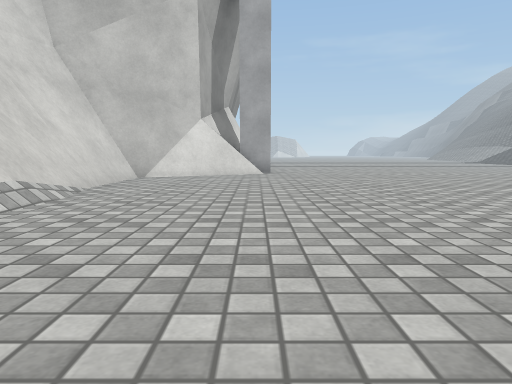
view 1 (above)

16 first-person views from a walk through a 3-D level made in the Unity game engine. The camera is 0.64 m above the floor, tilts 6° down and sees 70° across. The floor is counted in squares, 1 m on a side. Each view is taken from the middle of a square. On the plan, view 1 faces up. The plan holds only what a view shows up to about 10 squares ahead; the rest is blank. The place goes on beyond the plan. Surface patterns are stand-ins for the level's own textures.

view 2
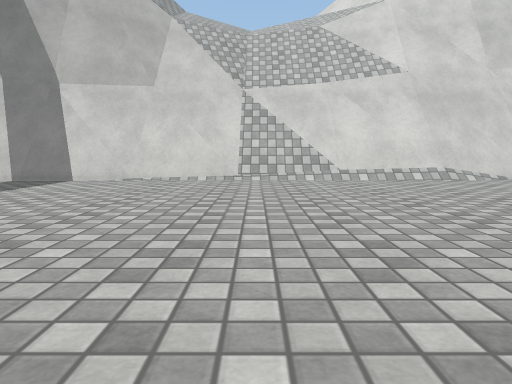

view 3
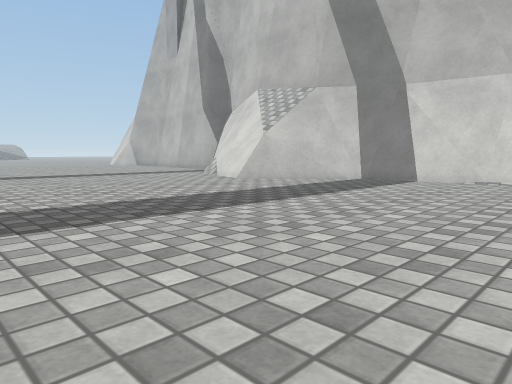

view 4
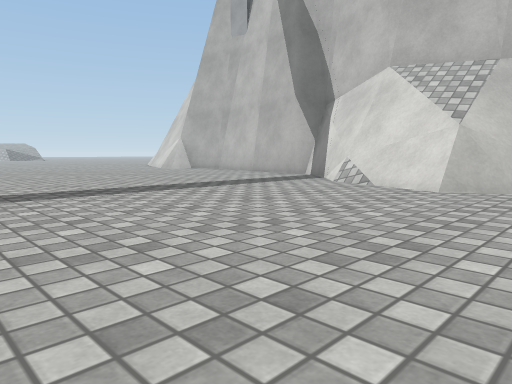

view 5
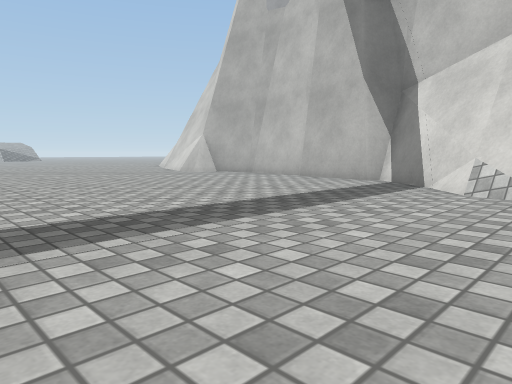

view 6
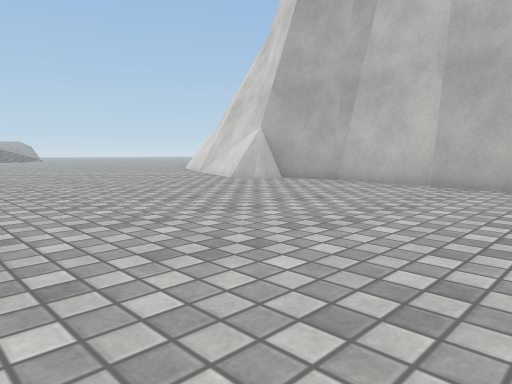

view 7
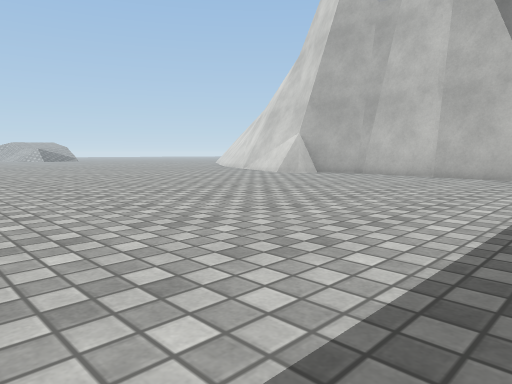

view 8
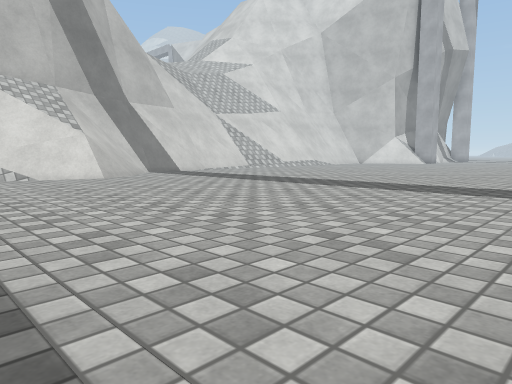

view 9
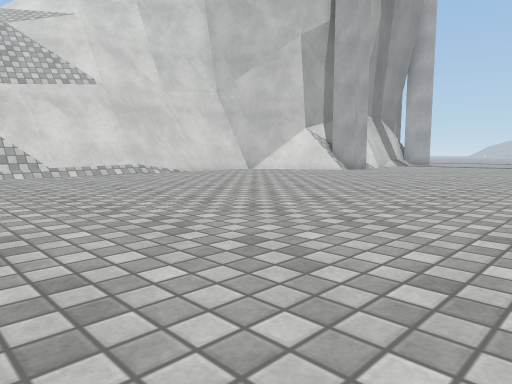

view 10
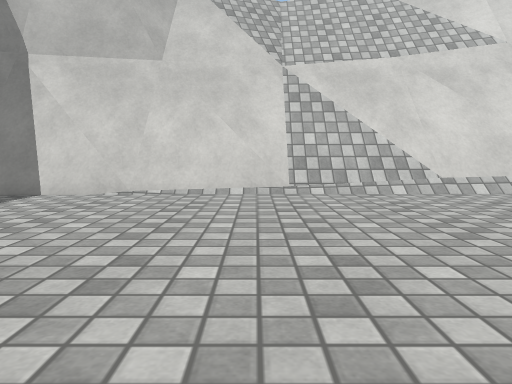

view 11
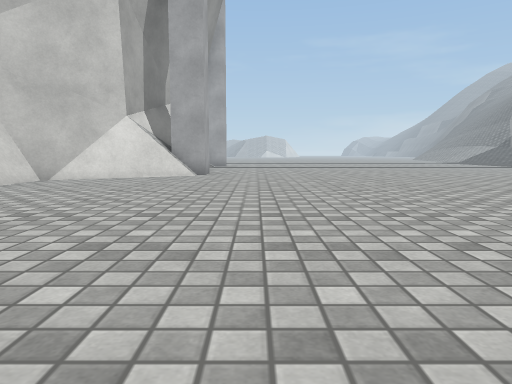

view 12
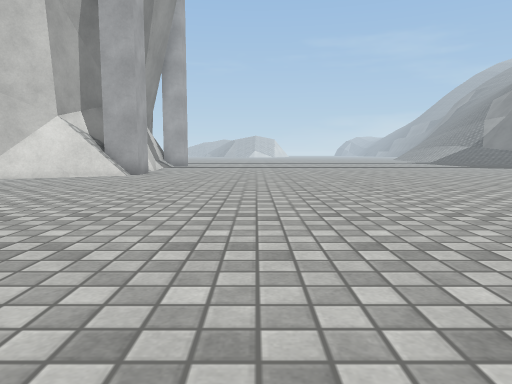

view 13
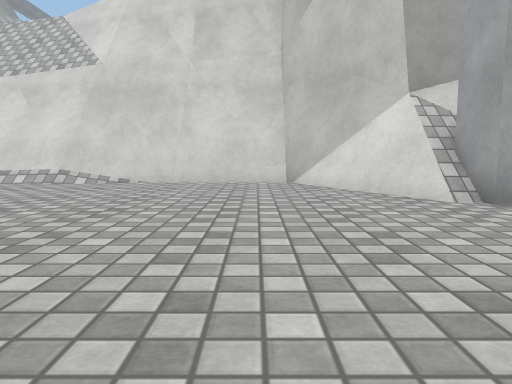

view 14
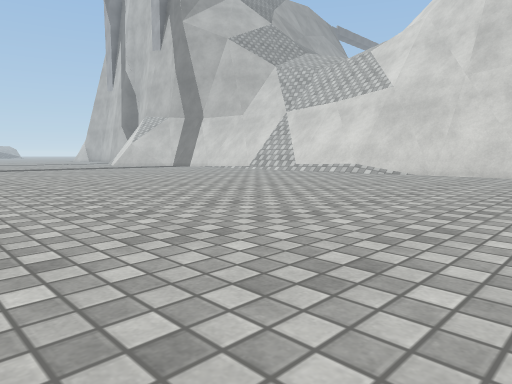

view 15
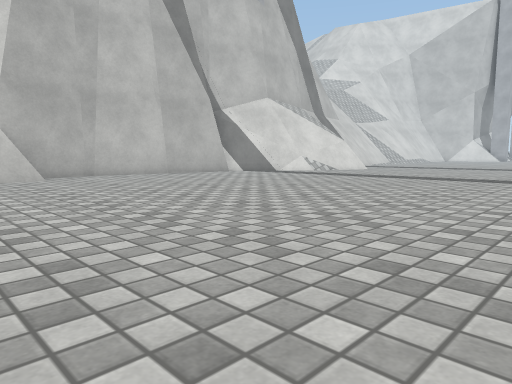

view 16
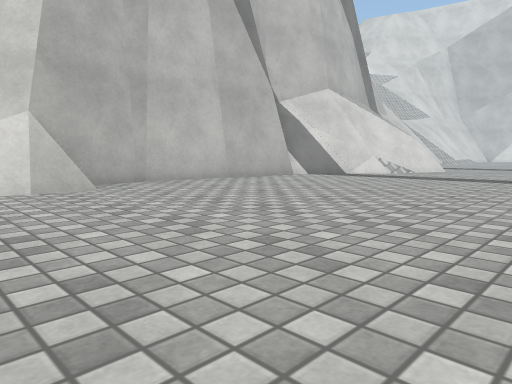

### Floor plan
Points are (right, up) in squares from view 1. A wall is a line through its corners. A room is listed if a view was taken in it or the views show most of it. See-through windows are left out.
Room 1 (views 1, 2, 3, 4, 5, 6, 7, 8, 9, 10, 11, 12, 13, 14, 15, 16)
walls: (-0.8, -8.1) (-1.8, -10.8); (-1.2, -7.5) (-1, -7.9) (-2, -10.8); (-1.3, -7.7) (-1, -8.2); (-2.8, -5.5) (-2.6, -6.2); (-2.9, -5.4) (-2.8, -6.3) (-1.2, -7.7); (-3, -3.3) (-2.9, -5.8); (-3.2, -3.5) (-3, -5.7); (-3.2, -5.5) (-3, -6.3) (-1.2, -7.9) (-2.2, -10.7); (-3.3, -2.9) (-3.1, -3.8); (-3.4, -4.5) (-3.4, -5.4); (-3.5, -3) (-3.2, -3.9); (-3.4, -1.2) (-3.4, -3); (-3.4, -0.9) (-3.2, -3); (-1.8, -10.7) (-3.6, -13.1) (-3.2, -13.4) (-3.9, -17.9) (-3.4, -19.8) (-2.9, -19.8) (-3, -20.4); (-2, -10.6) (-2.4, -11.4); (-3.7, -1.2) (-3.6, -3.1); (-3.5, -0.3) (-3.4, -1.1); (-3.8, -0.4) (-3.6, -1.4); (-3.6, 2.2) (-3.6, 1.5); (-3.9, 2.2) (-3.9, 1.2); (-4.1, 2.2) (-4.1, 1.1); (-3.4, 4.3) (-3.3, 2.1); (-3.7, 3.9) (-3.6, 2.1); (-3.5, 4.7) (-3.6, 4.1) (-3.4, 2.1); (-3.8, 4.7) (-3.8, 3.7); (-3.9, 5.9) (-3.8, 4.6); (-0.7, 11.6) (-2.6, 10.5); (-3.9, 9.4) (-3.6, 4.6); (-3.8, 9.5) (-3.4, 4.6); (-1.1, 11.5) (-2.4, 10.8); (-3.6, 9.8) (-3.8, 8.8); (-2.2, 10.9) (-4.1, 9.3); (-3.8, -17.7) (-3.8, -18.2); (-2.8, -19.8) (-2.8, -20.4); (-2.9, -20.3) (-3.1, -20.8); (-3.1, -20.2) (-3.3, -20.7)
low walls: (-1.1, -7.1) (-0.5, -8.1) (-1.1, -9.9); (-2.3, -6.1) (-1.1, -7.2); (-3, -5.7) (-1.1, -7.4); (-1.3, -10.7) (-2.2, -11.4); (-3.1, -0.4) (-2.7, -5.6); (-3.2, -0.7) (-3.1, -3) (-2.9, -3.5); (-3.4, 4.5) (-3.4, 1.5); (-3.3, 7.1) (-3.1, 5.4); (-3.5, 7) (-3.2, 4.6) (-3.2, 1.9); (-0.2, 11.5) (-3.1, 10); (-3.3, 9.6) (-3.4, 6.7); (-2.7, 10.1) (-3.4, 9.5) (-3.5, 9.1); (-2.6, -19.6) (-2.7, -20.5); (-3.4, -19.6) (-2.9, -19.6); (-2.7, -20.4) (-2.8, -20.8)

Positions as (right, up) in squares from view 1, and headings:
1: (0, 0), facing up
2: (6, 0), facing left
3: (6, -1), facing down-left
4: (6, -6), facing down-left
5: (5, -9), facing down-left
6: (4, -13), facing down-left
7: (7, -12), facing down-left
8: (9, -12), facing up-left
9: (8, -1), facing up-left
10: (3, -1), facing left
11: (2, 1), facing up
12: (4, 1), facing up
13: (5, 9), facing left
14: (8, 11), facing down-left
15: (7, -22), facing up-left
16: (4, -22), facing up-left
